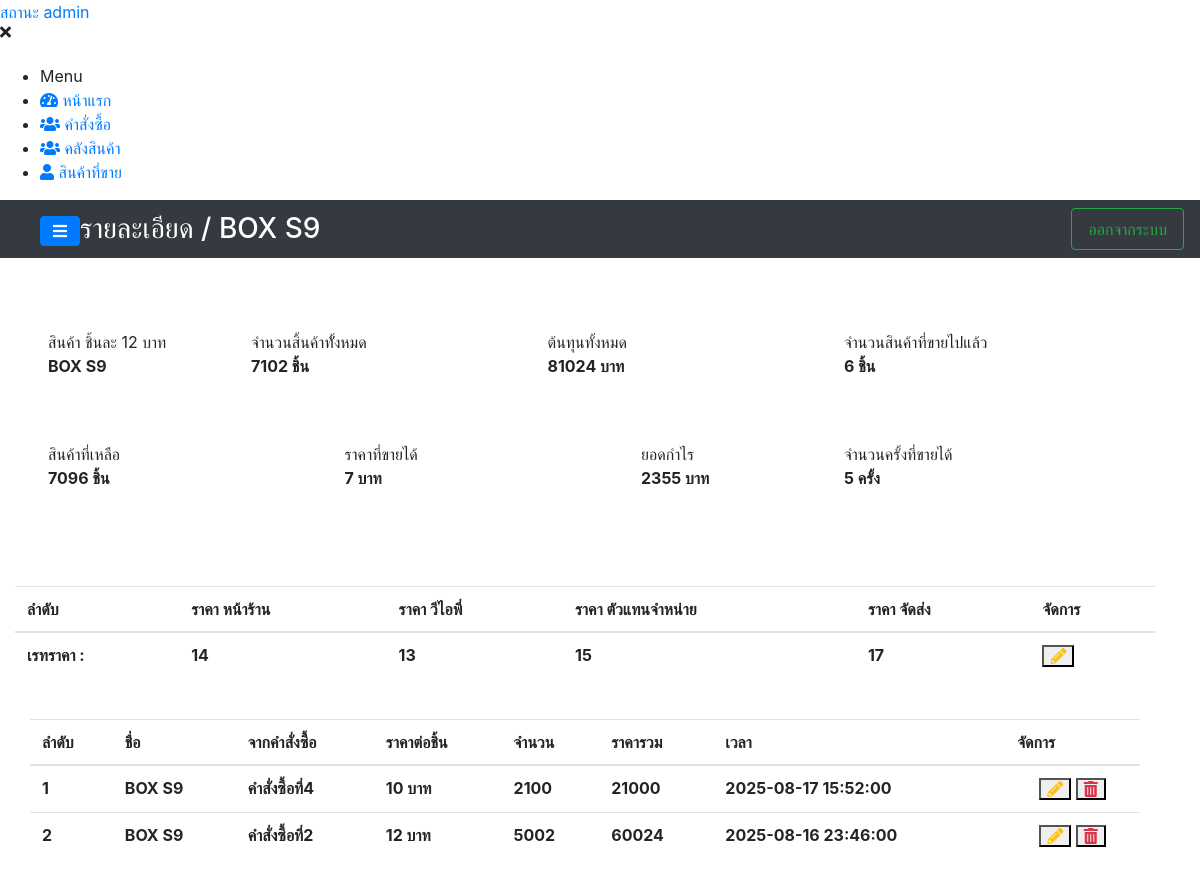
Screenshot of /system/details/detail_stock.php?product_name=BOX S9 (signed in) with the database file from the repository.
### tables this page shows
CREATE TABLE `rate_price` (
  `rate_id` int(11) NOT NULL,
  `product_name` varchar(200) NOT NULL,
  `id_adder` int(11) NOT NULL,
  `price_custommer_vip` int(11) NOT NULL,
  `price_customer_frontstore` int(11) NOT NULL,
  `price_customer_deliver` int(11) NOT NULL,
  `price_customer_dealer` int(11) NOT NULL,
  `create_at` datetime NOT NULL
);

CREATE TABLE `stock_product` (
  `product_id` int(11) NOT NULL,
  `product_name` varchar(200) NOT NULL,
  `product_count` int(11) NOT NULL,
  `product_price` int(11) NOT NULL,
  `id_adder` int(11) NOT NULL,
  `id_order` int(11) NOT NULL,
  `create_at` datetime NOT NULL
);

CREATE TABLE `order_box` (
  `order_id` int(11) NOT NULL,
  `order_name` varchar(300) NOT NULL,
  `slip_order` varchar(200) NOT NULL,
  `totalcost_order` int(11) NOT NULL,
  `count_order` int(11) NOT NULL,
  `id_adder` int(11) NOT NULL,
  `date_time_order` datetime NOT NULL,
  `create_at` datetime NOT NULL
);

### components/component.php (the view, shortened to what this page needs)
<?php
function navigationOfiicer($path = ""){
    $list = "
        <nav id=\"sidebar\" class=\"sidebar-wrapper\">
            <div class=\"sidebar-content\">
                <div class=\"sidebar-brand\">
                    <a href=\"#\" class=\"text-primary\">สถานะ admin</a>
                    <div id=\"close-sidebar\">
                        <i class=\"fas fa-times\"></i>
                    </div>
                </div>
                <div class=\"sidebar-menu mt-4\">
                    <ul>
                        <li class=\"header-menu\">
                            <span>Menu</span>
                        </li>
                        <li>
                          <a href=\"{$path}index.php\">
                              <i class=\"fa fa-tachometer-alt\"></i>
                              <span>หน้าแรก</span>
                          </a>
                        </li>
                        <li>
                          <a href=\"{$path}orders.php\">
                              <i class=\"fas fa-users\"></i>
                              <span>คำสั่งซื้อ</span>
                          </a>
                        </li>
                        <li>
                          <a href=\"{$path}stock.php\">
                              <i class=\"fas fa-users\"></i>
                              <span>คลังสินค้า</span>
                          </a>
                        </li>
                        <li>
                          <a href=\"{$path}ordersell.php\">
                            <i class=\"fas fa-user\"></i>
                              <span>สินค้าที่ขาย</span>
                          </a>
                        </li>
                    </ul>
                </div>
            </div>
        </nav>
    ";
    echo $list;
}
function navbar($logo, $path=""){
    $navList = "
        <nav class=\"navbar navbar-tp navbar-expand-md navbar-dark bg-dark row\">
          <div class=\"container-fluid ml-4\">
              <a id=\"show-sidebar\" class=\"btn btn-primary mt-1\" href=\"#\">
                  <i class=\"fas fa-bars\"></i>
              </a>
              <p class=\"h3 mb-0 text-white text-uppercase d-none d-lg-inline-block font-thi\">$logo</p>
              <div class=\"ml-auto\">
                  <a class=\"nav-link btn btn-outline-success\" href=\"{$path}logout.php\">
                    <i class=\"now-ui-icons ui-1_settings-gear-63\"></i>
                    ออกจากระบบ
                  </a>
              </div>
          </div>
        </nav>
    ";
    echo $navList;
}
function tableDetailStock($number, $product_id,$productname,$productcount,$productprice, $ordername, $datetime_order){
    $toal_all = $productprice * $productcount;
    $list_stock = "
        <form>
            <tr>
              <td class=\"font-weight-bold\">$number</td>
              <td class=\"font-weight-bold\">$productname</td>
              <td class=\"font-weight-bold\">$ordername</td>
              <td class=\"font-weight-bold\">$productprice บาท</td>
              <td class=\"font-weight-bold\">$productcount</td>
              <td class=\"font-weight-bold\">$toal_all</td>
              <td class=\"font-weight-bold\">$datetime_order</td>
              <td class='text-center'>
                <div class=\"table-data-feature text-center\" >
                    <button type=\"button\" id=\"update_order\" data-target=\"#modalFormUpdateOrder\" data-toggle=\"modal\"
                       class=\"item\" data-id=\"$product_id\" data-productname=\"$productname\" data-ordername=\"$ordername\"
                       data-productprice=\"$productprice\" data-productcount=\"$productcount\"
                    >
                        <i class=\"fas fa-pencil-alt text-warning\"></i>
                    </button>
                    <button type=\"button\" class=\"item\" id=\"falseTrashBtnProject\" data-id=\"$product_id\">
                      <i class=\"fas fa-trash-alt text-danger\"></i>
                    </button>
                </div>
              </td>
            </tr>
        </form>
    ";
    echo $list_stock;
}
function detailStock($productname,$total_count,$total_price,$product_price, $count_sell, $income_price, $total_profit, $number_of_timessold){
    $remaining_products = $total_count - $count_sell;
    $detail = "
        <div class=\"rounded row mt-4 p-4\">
           <div class=\"col-lg-2 col-md-3 col-sm-6 col-12 m-2 p-3 bg-white info-box rounded info-box rounded\">
            <span>สินค้า ชิ้นละ $product_price บาท</span>
            <p class=\"font-weight-bold res_text\"> $productname </p>
          </div>
          <div class=\"col-lg-3 col-md-4 col-sm-6 col-12 m-2 p-3 bg-white info-box rounded\">
            <span>จำนวนสิ้นค้าทัั้งหมด</span>
                <p class=\"font-weight-bold res_text\"> $total_count ชิ้น</p>
          </div>
          <div class=\"col-lg-3 col-md-4 col-sm-6 col-12 m-2 p-3 bg-white info-box rounded\">
            <span>ต้นทุนทั้งหมด</span>
            <p class=\"font-weight-bold res_text\"> $total_price  บาท</p>
          </div>
          <div class=\"col-lg-3 col-md-4 col-sm-6 col-12 m-2 p-3 bg-white info-box rounded\">
                <span>จำนวนสินค้าที่ขายไปแล้ว</span>
                <p class=\"font-weight-bold res_text\"> $count_sell  ชิ้น</p>
          </div>
          <div class=\"col-lg-3 col-md-4 col-sm-6 col-12 m-2 p-3 bg-white info-box rounded\">
                <span>สินค้าที่เหลือ</span>
                <p class=\"font-weight-bold res_text\"> $remaining_products  ชิ้น</p>
          </div>
          <div class=\"col-lg-3 col-md-4 col-sm-6 col-12 m-2 p-3 bg-white info-box rounded\">
            <span>ราคาที่ขายได้</span>
           <p class=\"font-weight-bold res_text\"> $income_price บาท</p>
          </div>
          <div class=\"col-lg-2 col-md-3 col-sm-6 col-12 m-2 p-3 bg-white info-box rounded\">
                <span>ยอดกำไร</span>
                <p class=\"font-weight-bold res_text\"> $total_profit  บาท</p>
          </div>
          <div class=\"col-lg-3 col-md-4 col-sm-6 col-12 m-2 p-3 bg-white info-box rounded\">
            <span>จำนวนครั้งที่ขายได้</span>
            <p class=\"font-weight-bold res_text\"> $number_of_timessold ครั้ง</p>
          </div>
        </div>
    ";
    echo $detail;
}
function listRatePrice($rate_id="",$rate_storefront_price="",$rate_vip_price="",$rate_dealer_price="ยังไม่ได้กำหนด",$rate_delivery_price="",$product_name, $price_product){
    function status($id){
        if($id){
            return "<i class=\"fas fa-pencil-alt text-warning\"></i>";
        }else{
            return "<i class=\"fas fa-plus text-success\"></i>";
        }
    }
    $list = "
        <form>
            <tr>
                <td class=\"font-weight-bold\">เรทราคา : </td>
                <td class=\"font-weight-bold\">$rate_storefront_price</td>
                <td class=\"font-weight-bold\">$rate_vip_price</td>
                <td class=\"font-weight-bold\">$rate_dealer_price</td>
                <td class=\"font-weight-bold\">$rate_delivery_price</td>
                <td>
                    <div class=\"table-data-feature\" >
                        <button type=\"button\" id=\"set_rate_price\" data-target=\"#modalFormUpdateRate\" data-toggle=\"modal\"
                           class=\"item\" data-id=\"$rate_id\" data-product=\"$product_name\" data-storefront=\"$rate_storefront_price\" data-vip=\"$rate_vip_price\"
                           data-dealers=\"$rate_dealer_price\" data-delivery=\"$rate_delivery_price\" data-productprice=\"$price_product\"
                        >
                            ".status($rate_id)."
                        </button>
                    </div>
                </td>
            </tr>
        </form>
    ";
    echo $list;
}
?>

### system/details/detail_stock.php (shortened to what this page needs)
<?php
include_once("../../backend/config.php");
include_once("../../link/link-2.php");
include_once("../../components/component.php");
$product_name = $_GET['product_name'];
?>
<!DOCTYPE html>
<html lang="en">
<head>
    <link rel="stylesheet" href="https://cdnjs.cloudflare.com/ajax/libs/uikit/3.0.0-beta.20/css/uikit.css">
    <link rel="stylesheet" href="../../assets/scripts/module/jquery.Thailand.js/jquery.Thailand.js/dist/jquery.Thailand.min.css">
    <link rel="stylesheet" href="../../assets/scss/navigationTrue-a-j.scss">
    <link rel="stylesheet" href="../../assets/scss/revenue.scss">
    <link rel="stylesheet" href="../../assets/scss/index.u.scss">
</head>
<body>
  <div class="page-wrapper chiller-theme toggled">
      <?php  navigationOfiicer("../"); ?>
       <main class="page-content mt-0">
      <?php navbar("รายละเอียด / ".$product_name."", "../"); ?>
      <div class="container-fluid row">
          <div class="col-md-12">
            <?php
              $sql = "SELECT product_name, product_price,
               COUNT(*) total,SUM(product_count * product_price) AS resutl_price, SUM(product_count) AS total_count FROM stock_product WHERE product_name='$product_name' GROUP BY product_name";
               $selectStockProduct = mysqli_query($conn,$sql) or die(mysqli_error($conn));
               $acc_fetch = mysqli_fetch_assoc($selectStockProduct);
               detailStock($acc_fetch['product_name'],$acc_fetch['total_count'], $acc_fetch['resutl_price'],$acc_fetch['product_price'], 6,7,2355,5);
            ?>
          </div>
          <div class="col-md-12 mt-4">
                <div class="table-responsive table-responsive-data2 mt-2">
                  <table class="table table-data2 mydataTablePatron">
                    <thead>
                       <tr>
                          <th class="font-weight-bold">ลำดับ</th>
                          <th class="font-weight-bold">ราคา หน้าร้าน</th>
                          <th class="font-weight-bold">ราคา วีไอพี่</th>
                          <th class="font-weight-bold">ราคา ตัวแทนจำหน่าย</th>
                          <th class="font-weight-bold">ราคา จัดส่ง</th>
                          <th class="font-weight-bold">จัดการ</th>
                       </tr>
                    </thead>
                    <tbody>
                      <?php
                          $sql = "SELECT * FROM rate_price WHERE product_name='$product_name'";
                          $query = mysqli_query($conn,$sql) or die(mysqli_error($conn));
                          $rate_acc_fetch = mysqli_fetch_assoc($query);
                          if($rate_acc_fetch){
                            listRatePrice(
                              $rate_acc_fetch['rate_id'],$rate_acc_fetch['price_customer_frontstore'],$rate_acc_fetch['price_custommer_vip'],
                              $rate_acc_fetch['price_customer_dealer'],$rate_acc_fetch['price_customer_deliver'],$product_name,$acc_fetch['product_price']
                            );
                          }else{
                            listRatePrice("","","","","",$product_name,$acc_fetch['product_price']);
                          }
                      ?>
                    </tbody>
                  </table>
          </div>
          <div class="col-md-12 mt-4">
            <div class="table-responsive table-responsive-data2 mt-2">
                  <table class="table table-data2 mydataTablePatron">
                      <thead>
                          <tr>
                              <th>ลำดับ</th>
                              <th>ชื่อ</th>
                              <th>จากคำสั่งซื้อ</th>
                              <th>ราคาต่อชิ้น</th>
                              <th>จำนวน</th>
                              <th>ราคารวม</th>
                              <th>เวลา</th>
                              <th>จัดการ</th>
                          </tr>
                      </thead>
                      <tbody>
                          <?php
                              $get_sql = "SELECT * FROM stock_product LEFT JOIN order_box ON order_box.order_id = stock_product.id_order WHERE stock_product.product_name='$product_name' ORDER BY stock_product.create_at DESC";
                               $get_datastock = mysqli_query($conn, $get_sql) or die(mysqli_error($conn));
                                foreach($get_datastock as $key => $res){
                                    tableDetailStock(
                                        ($key+1), $res['product_id'], $res['product_name'],$res['product_count'],$res['product_price'],
                                        $res['order_name'],$res['date_time_order']
                                      );
                                }
                          ?>
                      </tbody>
                  </table>
            </div>
          </div>
      </div>
    </main>
  </div>
</body>
</html>

### rows the page displays
rate_price: price_customer_frontstore "14", price_custommer_vip "13", price_customer_dealer "15", price_customer_deliver "17"
stock_product: number "1", product_name "BOX S9", order_box.order_name "คำสั่งซื้อที่4", product_price "10", product_count "2100", toal_all "21000", order_box.date_time_order "2025-08-17 15:52:00"
stock_product: number "2", product_name "BOX S9", order_box.order_name "คำสั่งซื้อที่2", product_price "12", product_count "5002", toal_all "60024", order_box.date_time_order "2025-08-16 23:46:00"

### other values shown
$logo "รายละเอียด / BOX S9"
$product_price "12"
$productname "BOX S9"
$total_count "7102"
$total_price "81024"
$count_sell "6"
$remaining_products "7096"
$income_price "7"
$total_profit "2355"
$number_of_timessold "5"
